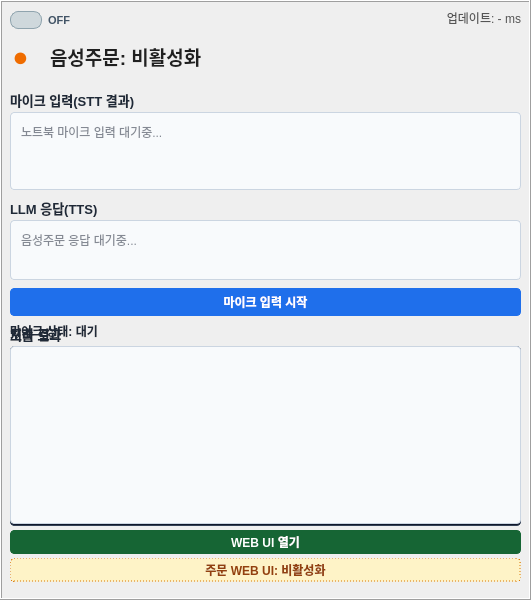
   <widget class="QFrame" name="voice_order_panel">
   <property name="geometry">
    <rect>
      <x>12</x>
      <y>12</y>
      <width>531</width>
      <height>600</height>
    </rect>
   </property>
    <property name="styleSheet">
     <string notr="true">QFrame#voice_order_panel { background: #ffffff; border: 1px solid #000000; border-radius: 6px; }</string>
    </property>
    <property name="frameShape">
     <enum>QFrame::Box</enum>
    </property>
    <property name="frameShadow">
     <enum>QFrame::Raised</enum>
    </property>
    <widget class="QCheckBox" name="voice_order_connection_toggle">
     <property name="geometry">
      <rect>
       <x>10</x>
       <y>10</y>
       <width>71</width>
       <height>20</height>
      </rect>
     </property>
     <property name="styleSheet">
      <string notr="true">QCheckBox { font-size: 8pt; font-weight: 700; color: #425466; }QCheckBox::indicator { width: 30px; height: 16px; border-radius: 8px; border: 1px solid #90a4ae; background: #cfd8dc; }QCheckBox::indicator:checked { background: #66bb6a; border: 1px solid #388e3c; }QCheckBox::indicator:unchecked { background: #cfd8dc; border: 1px solid #90a4ae; }</string>
     </property>
     <property name="text">
      <string>OFF</string>
     </property>
    </widget>
    <widget class="QLabel" name="voice_order_cycle_label">
     <property name="geometry">
      <rect>
       <x>353</x>
       <y>10</y>
       <width>168</width>
       <height>16</height>
      </rect>
     </property>
     <property name="styleSheet">
      <string notr="true">font-size: 9pt; color: #555555;</string>
     </property>
     <property name="text">
      <string>업데이트: - ms</string>
     </property>
     <property name="alignment">
      <set>Qt::AlignRight|Qt::AlignTrailing|Qt::AlignVCenter</set>
     </property>
    </widget>
    <widget class="QLabel" name="voice_order_connection_dot">
     <property name="geometry">
      <rect>
       <x>0</x>
       <y>36</y>
       <width>41</width>
       <height>41</height>
      </rect>
     </property>
     <property name="styleSheet">
      <string notr="true">font-size: 20pt; color: #EF6C00;</string>
     </property>
     <property name="text">
      <string>●</string>
     </property>
     <property name="alignment">
      <set>Qt::AlignCenter</set>
     </property>
    </widget>
    <widget class="QLabel" name="voice_order_connection_label">
     <property name="geometry">
      <rect>
       <x>50</x>
       <y>26</y>
       <width>351</width>
       <height>61</height>
      </rect>
     </property>
     <property name="styleSheet">
      <string notr="true">font-size: 14pt; font-weight: 700; color: #202020;</string>
     </property>
     <property name="text">
      <string>음성주문: 비활성화</string>
     </property>
     <property name="alignment">
      <set>Qt::AlignLeading|Qt::AlignLeft|Qt::AlignVCenter</set>
     </property>
    </widget>
    <widget class="QLabel" name="voice_order_input_label">
     <property name="geometry">
      <rect>
       <x>10</x>
       <y>90</y>
       <width>511</width>
       <height>20</height>
      </rect>
     </property>
     <property name="styleSheet">
      <string notr="true">font-size: 10pt; font-weight: 600; color: #1f2937;</string>
     </property>
     <property name="text">
      <string>마이크 입력(STT 결과)</string>
     </property>
    </widget>
    <widget class="QPlainTextEdit" name="voice_order_input_edit">
     <property name="geometry">
      <rect>
       <x>10</x>
       <y>112</y>
       <width>511</width>
       <height>78</height>
      </rect>
     </property>
     <property name="styleSheet">
      <string notr="true">QPlainTextEdit { background: #f8fafc; color: #0f172a; border: 1px solid #cbd5e1; border-radius: 4px; padding: 6px; }</string>
     </property>
     <property name="placeholderText">
      <string>노트북 마이크 입력 대기중...</string>
     </property>
    </widget>
    <widget class="QLabel" name="voice_order_llm_label">
     <property name="geometry">
      <rect>
       <x>10</x>
       <y>198</y>
       <width>511</width>
       <height>20</height>
      </rect>
     </property>
     <property name="styleSheet">
      <string notr="true">font-size: 10pt; font-weight: 600; color: #1f2937;</string>
     </property>
     <property name="text">
      <string>LLM 응답(TTS)</string>
     </property>
    </widget>
    <widget class="QPlainTextEdit" name="voice_order_llm_edit">
     <property name="geometry">
      <rect>
       <x>10</x>
       <y>220</y>
       <width>511</width>
       <height>60</height>
      </rect>
     </property>
     <property name="styleSheet">
      <string notr="true">QPlainTextEdit { background: #f8fafc; color: #0f172a; border: 1px solid #cbd5e1; border-radius: 4px; padding: 6px; }</string>
     </property>
     <property name="placeholderText">
      <string>음성주문 응답 대기중...</string>
     </property>
    </widget>
    <widget class="QPushButton" name="voice_order_mic_button">
     <property name="geometry">
      <rect>
       <x>10</x>
       <y>288</y>
       <width>511</width>
       <height>28</height>
      </rect>
     </property>
     <property name="styleSheet">
      <string notr="true">QPushButton { background: #1f6feb; color: #ffffff; border: 1px solid #1f6feb; border-radius: 4px; font-weight: 700; }QPushButton:hover { background: #1660ce; }QPushButton:disabled { background: #94a3b8; border-color: #94a3b8; color: #f8fafc; }</string>
     </property>
     <property name="text">
      <string>마이크 입력 시작</string>
     </property>
    </widget>
    <widget class="QLabel" name="voice_order_mic_state_label">
     <property name="geometry">
      <rect>
       <x>10</x>
       <y>322</y>
       <width>511</width>
       <height>18</height>
      </rect>
     </property>
     <property name="styleSheet">
      <string notr="true">font-size: 9.2pt; font-weight: 700; color: #1f2937;</string>
     </property>
     <property name="text">
      <string>마이크 상태: 대기</string>
     </property>
     <property name="alignment">
      <set>Qt::AlignLeading|Qt::AlignLeft|Qt::AlignVCenter</set>
     </property>
    </widget>
    <widget class="QLabel" name="voice_order_log_label">
     <property name="geometry">
      <rect>
       <x>10</x>
       <y>324</y>
       <width>511</width>
       <height>20</height>
      </rect>
     </property>
     <property name="visible">
      <bool>false</bool>
     </property>
     <property name="styleSheet">
      <string notr="true">font-size: 10pt; font-weight: 600; color: #1f2937;</string>
     </property>
     <property name="text">
      <string>처리 로그</string>
     </property>
    </widget>
    <widget class="QPlainTextEdit" name="voice_order_log_view">
     <property name="geometry">
      <rect>
       <x>10</x>
       <y>346</y>
       <width>511</width>
       <height>180</height>
      </rect>
     </property>
     <property name="visible">
      <bool>false</bool>
     </property>
     <property name="styleSheet">
      <string notr="true">QPlainTextEdit { background: #0f172a; color: #dbeafe; border: 1px solid #334155; border-radius: 4px; }</string>
     </property>
    </widget>
    <widget class="QLabel" name="voice_order_result_label">
     <property name="geometry">
      <rect>
       <x>10</x>
       <y>324</y>
       <width>511</width>
       <height>20</height>
      </rect>
     </property>
     <property name="styleSheet">
      <string notr="true">font-size: 10pt; font-weight: 600; color: #1f2937;</string>
     </property>
     <property name="text">
      <string>도출 결과</string>
     </property>
    </widget>
    <widget class="QPlainTextEdit" name="voice_order_recipe_view">
     <property name="geometry">
      <rect>
       <x>10</x>
       <y>346</y>
       <width>511</width>
       <height>178</height>
      </rect>
     </property>
     <property name="styleSheet">
      <string notr="true">QPlainTextEdit { background: #f8fafc; color: #0f172a; border: 1px solid #cbd5e1; border-radius: 4px; }</string>
     </property>
    </widget>
    <widget class="QPushButton" name="voice_order_webui_button">
     <property name="geometry">
      <rect>
       <x>10</x>
       <y>530</y>
       <width>511</width>
       <height>24</height>
      </rect>
     </property>
     <property name="styleSheet">
      <string notr="true">QPushButton { background: #166534; color: #ffffff; border: 1px solid #166534; border-radius: 4px; font-weight: 700; }QPushButton:hover { background: #14532d; }</string>
     </property>
     <property name="text">
      <string>WEB UI 열기</string>
     </property>
    </widget>
    <widget class="QLabel" name="voice_order_html_badge">
     <property name="geometry">
      <rect>
       <x>10</x>
       <y>558</y>
       <width>511</width>
       <height>24</height>
      </rect>
     </property>
     <property name="styleSheet">
      <string notr="true">QLabel { background: #fef3c7; color: #92400e; border: 1px dashed #d97706; border-radius: 4px; font-weight: 700; }</string>
     </property>
     <property name="text">
      <string>주문 WEB UI: 비활성화</string>
     </property>
     <property name="alignment">
      <set>Qt::AlignCenter</set>
     </property>
    </widget>
   </widget>
